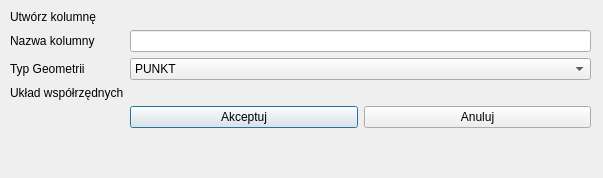
<?xml version="1.0" encoding="UTF-8"?>
<ui version="4.0">
 <class>add_gom_col</class>
 <widget class="QDialog" name="add_gom_col">
  <property name="geometry">
   <rect>
    <x>0</x>
    <y>0</y>
    <width>603</width>
    <height>178</height>
   </rect>
  </property>
  <property name="minimumSize">
   <size>
    <width>603</width>
    <height>178</height>
   </size>
  </property>
  <property name="maximumSize">
   <size>
    <width>603</width>
    <height>178</height>
   </size>
  </property>
  <property name="windowTitle">
   <string>Dodaj kolumnę geometryczną</string>
  </property>
  <widget class="QWidget" name="verticalLayoutWidget">
   <property name="geometry">
    <rect>
     <x>10</x>
     <y>10</y>
     <width>581</width>
     <height>161</height>
    </rect>
   </property>
   <layout class="QVBoxLayout" name="verticalLayout_6">
    <item>
     <layout class="QFormLayout" name="formLayout_5">
      <item row="1" column="0">
       <widget class="QLabel" name="label_10">
        <property name="text">
         <string>Nazwa kolumny</string>
        </property>
       </widget>
      </item>
      <item row="2" column="0">
       <widget class="QLabel" name="label_11">
        <property name="text">
         <string>Typ Geometrii</string>
        </property>
       </widget>
      </item>
      <item row="3" column="0">
       <widget class="QLabel" name="label_12">
        <property name="text">
         <string>Układ współrzędnych</string>
        </property>
       </widget>
      </item>
      <item row="3" column="1">
       <widget class="QgsProjectionSelectionWidget" name="mQgsProjectionSelectionWidget"/>
      </item>
      <item row="1" column="1">
       <widget class="QLineEdit" name="lineEdit"/>
      </item>
      <item row="4" column="1">
       <layout class="QHBoxLayout" name="horizontalLayout">
        <item>
         <widget class="QPushButton" name="accept_btn">
          <property name="text">
           <string>Akceptuj</string>
          </property>
         </widget>
        </item>
        <item>
         <widget class="QPushButton" name="reject_btn">
          <property name="text">
           <string>Anuluj</string>
          </property>
         </widget>
        </item>
       </layout>
      </item>
      <item row="0" column="0">
       <widget class="QLabel" name="label_13">
        <property name="text">
         <string>Utwórz kolumnę</string>
        </property>
       </widget>
      </item>
      <item row="2" column="1">
       <widget class="QComboBox" name="geom_type">
        <item>
         <property name="text">
          <string>PUNKT</string>
         </property>
        </item>
        <item>
         <property name="text">
          <string>LINIA</string>
         </property>
        </item>
        <item>
         <property name="text">
          <string>POLIGON</string>
         </property>
        </item>
       </widget>
      </item>
     </layout>
    </item>
   </layout>
  </widget>
 </widget>
 <customwidgets>
  <customwidget>
   <class>QgsProjectionSelectionWidget</class>
   <extends>QWidget</extends>
   <header>qgsprojectionselectionwidget.h</header>
  </customwidget>
 </customwidgets>
 <resources/>
 <connections>
  <connection>
   <sender>reject_btn</sender>
   <signal>clicked()</signal>
   <receiver>add_gom_col</receiver>
   <slot>reject()</slot>
   <hints>
    <hint type="sourcelabel">
     <x>438</x>
     <y>156</y>
    </hint>
    <hint type="destinationlabel">
     <x>436</x>
     <y>-21</y>
    </hint>
   </hints>
  </connection>
  <connection>
   <sender>accept_btn</sender>
   <signal>clicked()</signal>
   <receiver>add_gom_col</receiver>
   <slot>accept()</slot>
   <hints>
    <hint type="sourcelabel">
     <x>281</x>
     <y>159</y>
    </hint>
    <hint type="destinationlabel">
     <x>277</x>
     <y>-18</y>
    </hint>
   </hints>
  </connection>
 </connections>
</ui>
